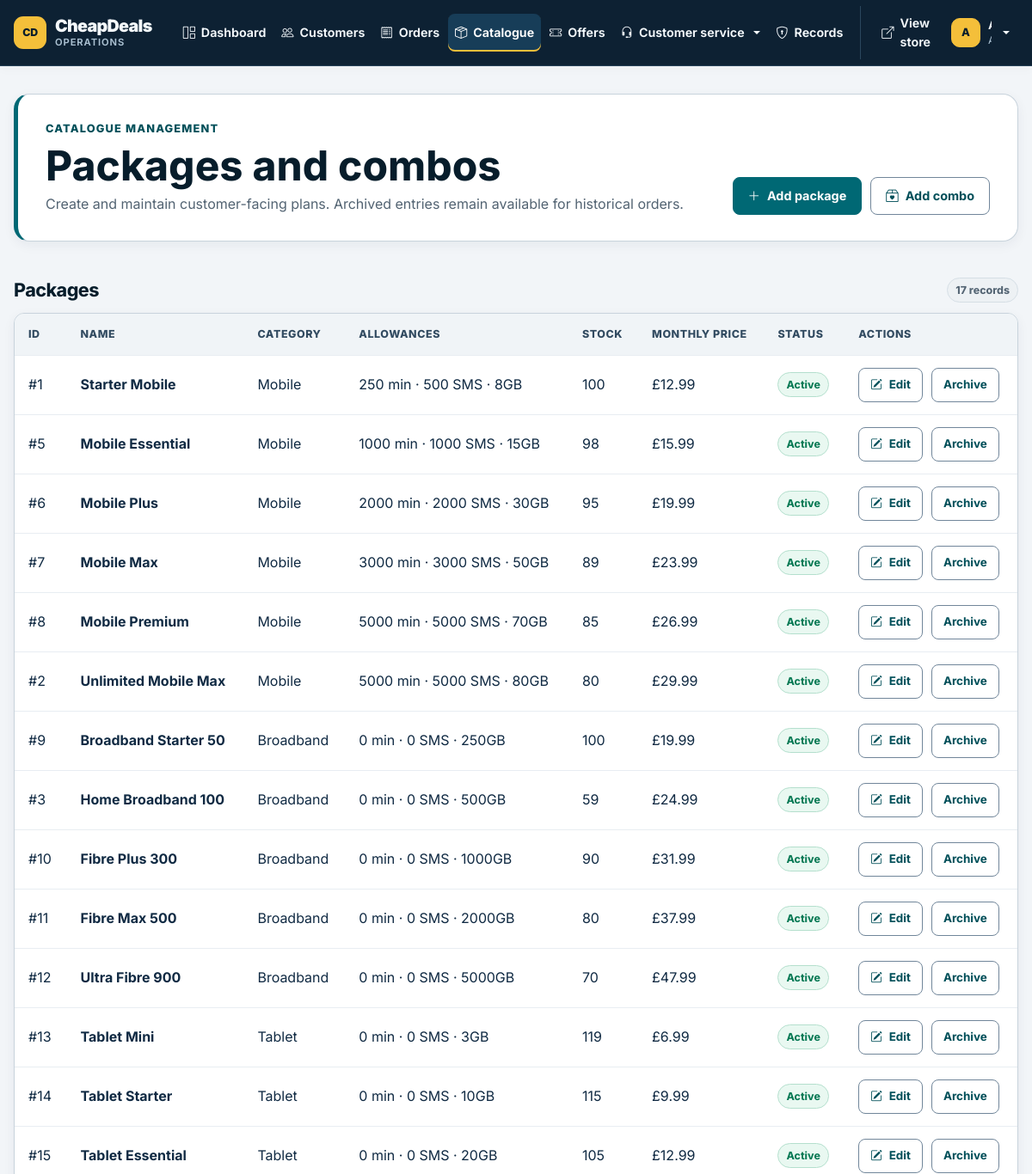
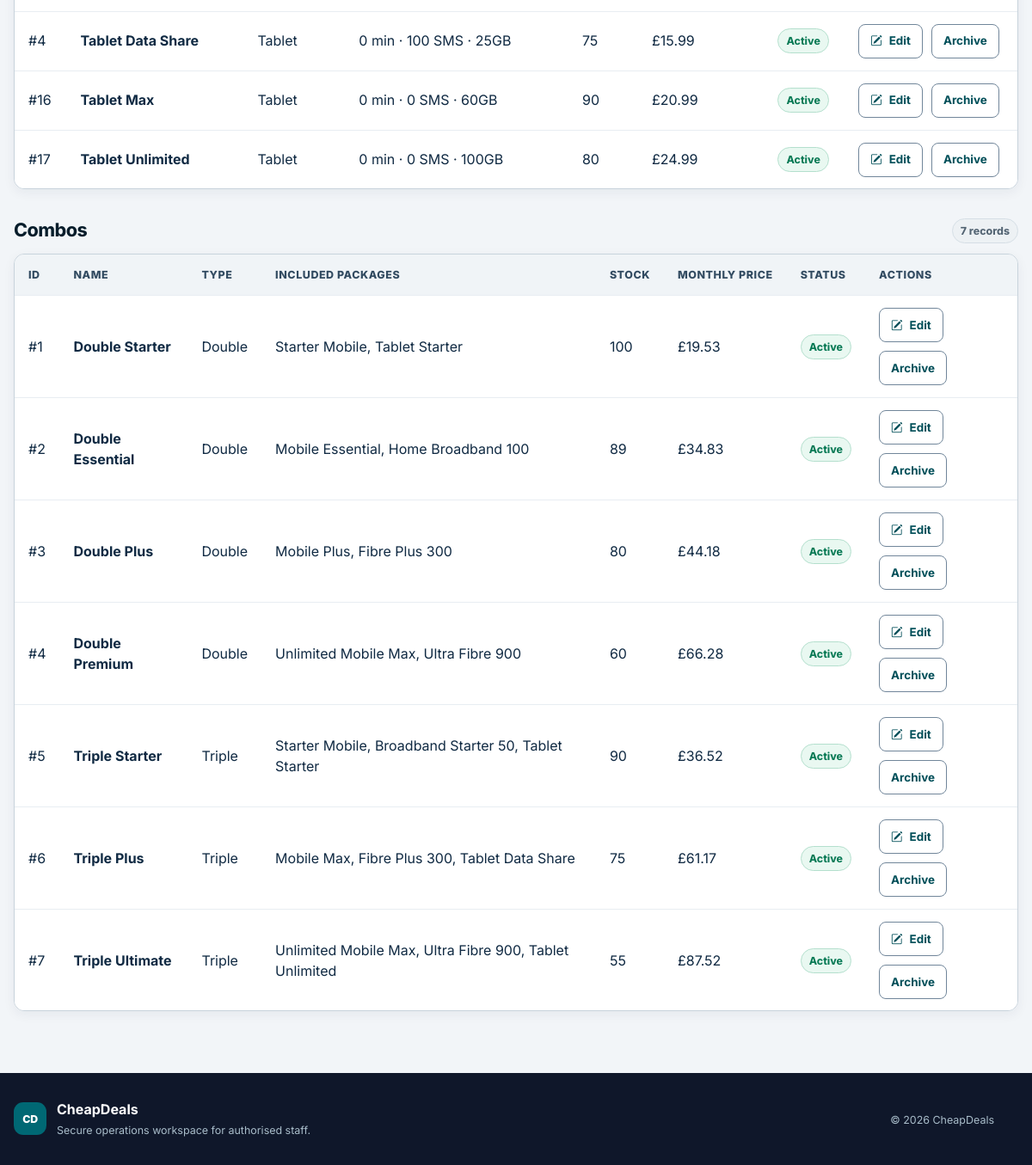
The page /COMP1807/cheapdeals/public/crm/packages (signed in) on the database its author committed (2 pictures, top to bottom).
### tables this page shows
CREATE TABLE `packages` (
  `id` int(11) NOT NULL,
  `package_name` varchar(100) DEFAULT NULL,
  `category` enum('Mobile','Broadband','Tablet') DEFAULT NULL,
  `price` decimal(10,2) DEFAULT NULL,
  `minutes` int(11) DEFAULT NULL,
  `sms` int(11) DEFAULT NULL,
  `data_gb` int(11) DEFAULT NULL,
  `description` text DEFAULT NULL,
  `stock` int(11) DEFAULT 100,
  `image` varchar(255) DEFAULT NULL,
  `is_active` tinyint(1) NOT NULL DEFAULT 1
);

CREATE TABLE `deals` (
  `id` int(11) NOT NULL,
  `deal_name` varchar(120) NOT NULL,
  `deal_type` enum('DoublePackage','TriplePackage') NOT NULL,
  `normal_price` decimal(10,2) NOT NULL,
  `price` decimal(10,2) NOT NULL,
  `description` text DEFAULT NULL,
  `stock` int(11) DEFAULT 100,
  `image` varchar(255) DEFAULT NULL,
  `is_active` tinyint(1) NOT NULL DEFAULT 1,
  `created_at` timestamp NOT NULL DEFAULT current_timestamp()
);

### app/views/crm/packages.php (the view, shortened to what the rows shown need)
<section class="admin-hero">
    <div>
        <h1>Packages and combos</h1>
    </div>
</section>
<section class="admin-section" aria-labelledby="packages-title">
    <div class="admin-subsection-heading">
        <h2 id="packages-title">Packages</h2>
    </div>
    <div class="table-wrap">
        <table>
            <thead>
                <tr>
                    <th scope="col">ID</th><th scope="col">Name</th><th scope="col">Category</th>
                    <th scope="col">Allowances</th><th scope="col">Stock</th><th scope="col">Monthly price</th>
                    <th scope="col">Status</th><th scope="col">Actions</th>
                </tr>
            </thead>
            <tbody>
                <?php foreach ($packages as $package): ?>
                    <?php $packageActive = (int) ($package['is_active'] ?? 1) === 1; ?>
                    <tr>
                        <td>#<?= (int) $package['id'] ?></td>
                        <td><strong><?= e($package['package_name']) ?></strong></td>
                        <td><?= e($package['category']) ?></td>
                        <td><?= (int) $package['minutes'] ?> min · <?= (int) $package['sms'] ?> SMS · <?= (int) $package['data_gb'] ?>GB</td>
                        <td><?= (int) $package['stock'] ?></td>
                        <td>&pound;<?= number_format((float) $package['price'], 2) ?></td>
                        <td><span class="status-pill <?= $packageActive ? 'is-success' : 'is-muted' ?>"><?= $packageActive ? 'Active' : 'Archived' ?></span></td>
                        <td>
                            <?php if ($canManageCatalogue): ?>
                                <div class="crm-table-actions">
                                    <a class="btn small" href="<?= url('/crm/package/edit?kind=package&id=' . (int) $package['id']) ?>">
                                        <i class="bi bi-pencil-square" aria-hidden="true"></i> Edit
                                    </a>
                                    <form method="post" action="<?= url($packageActive ? '/crm/package/delete' : '/crm/package/reactivate') ?>">
                                        <button
                                            class="btn small<?= $packageActive ? ' package-delete-button' : '' ?>"
                                            type="submit"
                                            <?php if ($packageActive): ?>data-confirm="Archive this package? It will be hidden from new orders but retained in historical records."<?php endif; ?>
                                        ><?= $packageActive ? 'Archive' : 'Reactivate' ?></button>
                                    </form>
                                </div>
                            <?php else: ?>
                                <span class="status-pill is-muted"><i class="bi bi-eye" aria-hidden="true"></i> View only</span>
                            <?php endif; ?>
                        </td>
                    </tr>
                <?php endforeach; ?>
            </tbody>
        </table>
    </div>
    <div class="admin-subsection">
        <div class="admin-subsection-heading">
            <h2 id="combos-title">Combos</h2>
        </div>
        <div class="table-wrap">
            <table>
                <thead>
                    <tr>
                        <th scope="col">ID</th><th scope="col">Name</th><th scope="col">Type</th>
                        <th scope="col">Included packages</th><th scope="col">Stock</th><th scope="col">Monthly price</th>
                        <th scope="col">Status</th><th scope="col">Actions</th>
                    </tr>
                </thead>
                <tbody>
                    <?php foreach ($deals as $deal): ?>
                        <?php $dealActive = (int) ($deal['is_active'] ?? 1) === 1; ?>
                        <tr>
                            <td>#<?= (int) $deal['id'] ?></td>
                            <td><strong><?= e($deal['deal_name']) ?></strong></td>
                            <td><?= e($deal['deal_type'] === 'TriplePackage' ? 'Triple' : 'Double') ?></td>
                            <td><?= e(implode(', ', array_column($deal['packages'] ?? [], 'package_name'))) ?></td>
                            <td><?= (int) $deal['stock'] ?></td>
                            <td>&pound;<?= number_format((float) $deal['price'], 2) ?></td>
                            <td><span class="status-pill <?= $dealActive ? 'is-success' : 'is-muted' ?>"><?= $dealActive ? 'Active' : 'Archived' ?></span></td>
                            <td>
                                <?php if ($canManageCatalogue): ?>
                                    <div class="crm-table-actions">
                                        <a class="btn small" href="<?= url('/crm/package/edit?kind=deal&id=' . (int) $deal['id']) ?>">
                                            <i class="bi bi-pencil-square" aria-hidden="true"></i> Edit
                                        </a>
                                        <form method="post" action="<?= url($dealActive ? '/crm/package/delete' : '/crm/package/reactivate') ?>">
                                            <button
                                                class="btn small<?= $dealActive ? ' package-delete-button' : '' ?>"
                                                type="submit"
                                                <?php if ($dealActive): ?>data-confirm="Archive this combo? It will be hidden from new orders but retained in historical records."<?php endif; ?>
                                            ><?= $dealActive ? 'Archive' : 'Reactivate' ?></button>
                                        </form>
                                    </div>
                                <?php else: ?>
                                    <span class="status-pill is-muted"><i class="bi bi-eye" aria-hidden="true"></i> View only</span>
                                <?php endif; ?>
                            </td>
                        </tr>
                    <?php endforeach; ?>
                </tbody>
            </table>
        </div>
    </div>
</section>

### rows shown on the page
packages: id "1", package_name "Starter Mobile", category "Mobile", minutes "250", sms "500", data_gb "8", stock "100", price "12.99", is_active "Active"
packages: id "5", package_name "Mobile Essential", category "Mobile", minutes "1000", sms "1000", data_gb "15", stock "98", price "15.99", is_active "Active"
packages: id "6", package_name "Mobile Plus", category "Mobile", minutes "2000", sms "2000", data_gb "30", stock "95", price "19.99", is_active "Active"
packages: id "7", package_name "Mobile Max", category "Mobile", minutes "3000", sms "3000", data_gb "50", stock "89", price "23.99", is_active "Active"
packages: id "8", package_name "Mobile Premium", category "Mobile", minutes "5000", sms "5000", data_gb "70", stock "85", price "26.99", is_active "Active"
packages: id "2", package_name "Unlimited Mobile Max", category "Mobile", minutes "5000", sms "5000", data_gb "80", stock "80", price "29.99", is_active "Active"
packages: id "9", package_name "Broadband Starter 50", category "Broadband", minutes "0", sms "0", data_gb "250", stock "100", price "19.99", is_active "Active"
packages: id "3", package_name "Home Broadband 100", category "Broadband", minutes "0", sms "0", data_gb "500", stock "59", price "24.99", is_active "Active"
packages: id "10", package_name "Fibre Plus 300", category "Broadband", minutes "0", sms "0", data_gb "1000", stock "90", price "31.99", is_active "Active"
packages: id "11", package_name "Fibre Max 500", category "Broadband", minutes "0", sms "0", data_gb "2000", stock "80", price "37.99", is_active "Active"
packages: id "12", package_name "Ultra Fibre 900", category "Broadband", minutes "0", sms "0", data_gb "5000", stock "70", price "47.99", is_active "Active"
packages: id "13", package_name "Tablet Mini", category "Tablet", minutes "0", sms "0", data_gb "3", stock "119", price "6.99", is_active "Active"
packages: id "14", package_name "Tablet Starter", category "Tablet", minutes "0", sms "0", data_gb "10", stock "115", price "9.99", is_active "Active"
packages: id "15", package_name "Tablet Essential", category "Tablet", minutes "0", sms "0", data_gb "20", stock "105", price "12.99", is_active "Active"
packages: id "4", package_name "Tablet Data Share", category "Tablet", minutes "0", sms "100", data_gb "25", stock "75", price "15.99", is_active "Active"
packages: id "16", package_name "Tablet Max", category "Tablet", minutes "0", sms "0", data_gb "60", stock "90", price "20.99", is_active "Active"
packages: id "17", package_name "Tablet Unlimited", category "Tablet", minutes "0", sms "0", data_gb "100", stock "80", price "24.99", is_active "Active"
deals: id "1", deal_name "Double Starter", deal_type "Double", packages "Starter Mobile, Tablet Starter", stock "100", price "19.53", is_active "Active"
deals: id "2", deal_name "Double Essential", deal_type "Double", packages "Mobile Essential, Home Broadband 100", stock "89", price "34.83", is_active "Active"
deals: id "3", deal_name "Double Plus", deal_type "Double", packages "Mobile Plus, Fibre Plus 300", stock "80", price "44.18", is_active "Active"
deals: id "4", deal_name "Double Premium", deal_type "Double", packages "Unlimited Mobile Max, Ultra Fibre 900", stock "60", price "66.28", is_active "Active"
deals: id "5", deal_name "Triple Starter", deal_type "Triple", packages "Starter Mobile, Broadband Starter 50, Tablet Starter", stock "90", price "36.52", is_active "Active"
deals: id "6", deal_name "Triple Plus", deal_type "Triple", packages "Mobile Max, Fibre Plus 300, Tablet Data Share", stock "75", price "61.17", is_active "Active"
deals: id "7", deal_name "Triple Ultimate", deal_type "Triple", packages "Unlimited Mobile Max, Ultra Fibre 900, Tablet Unlimited", stock "55", price "87.52", is_active "Active"

### other values the page prints
substr((string) ($navCustomer['full_name'] ?? 'S'), 0, 1) "A"
count($packages) "17"
count($deals) "7"
